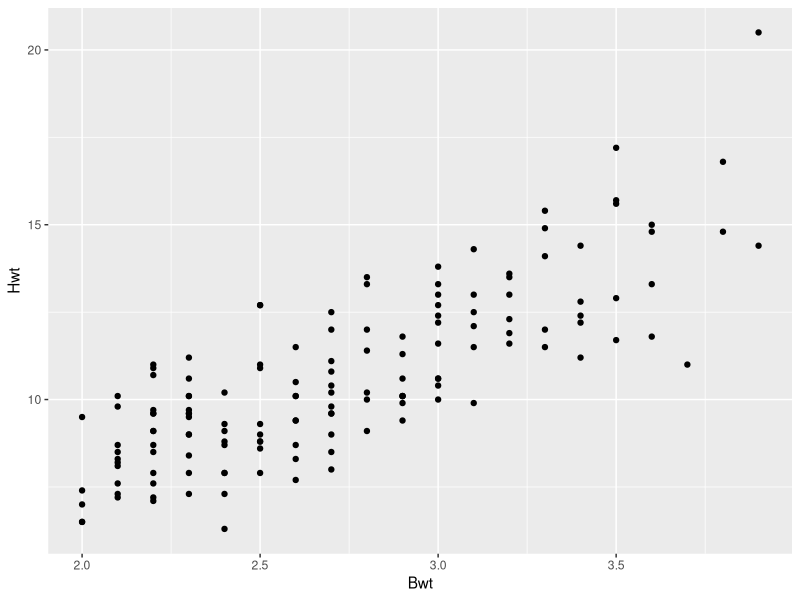
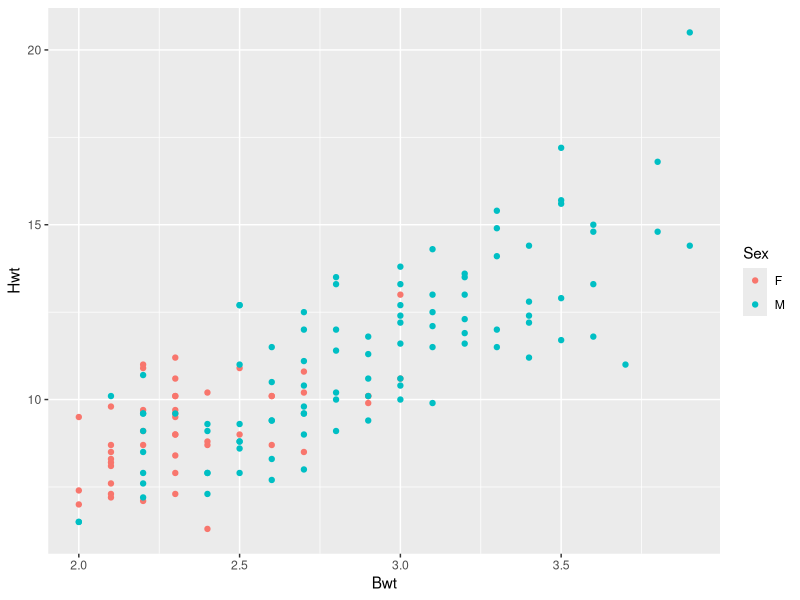
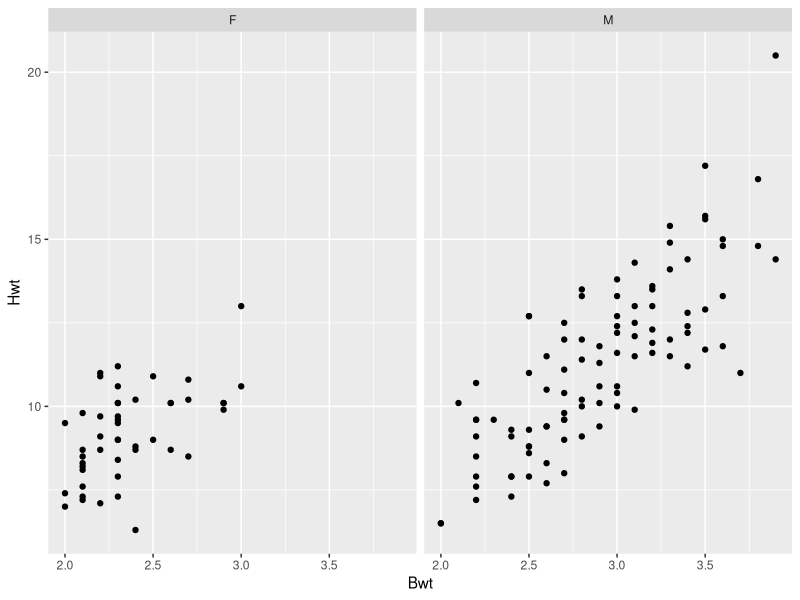

Recreate these plots in R, in order.
## ---- chunk 1
knitr::opts_chunk$set(echo = TRUE)
## ---- chunk 2
install.packages("tidyverse")
#install.packages("tidyverse") <- Make it look like this once you have it installed.
## ---- chunk 3
library(tidyverse)
## ---- chunk 4
# install.packages("MASS")
library(MASS)
## ---- chunk 5
data("cats")
## ---- chunk 6
str(cats)
head(cats)
tail(cats)
summary(cats)
## ---- chunk 7
HeartSummary <- cats %>%
    summarise(cats_heart_mean = mean(Hwt), cats_heart_sd = sd(Hwt))

HeartSummary
## ---- chunk 8
WeightSummary <- cats %>%
    summarise(cats_body_mean = mean(Bwt), cats_body_sd = sd(Bwt))

WeightSummary
## ---- chunk 9
plot1 <- cats %>%
  ggplot(aes(x = Bwt, y = Hwt)) +
  geom_point()

plot1
## ---- chunk 10
plot2 <- cats %>%
  ggplot(aes(x = Bwt, y = Hwt, colour=Sex)) +
  geom_point()

plot2
## ---- chunk 11
plot3 <- cats %>%
  ggplot(aes(x = Bwt, y = Hwt)) +
  geom_point() +
  facet_wrap(~Sex)

plot3
